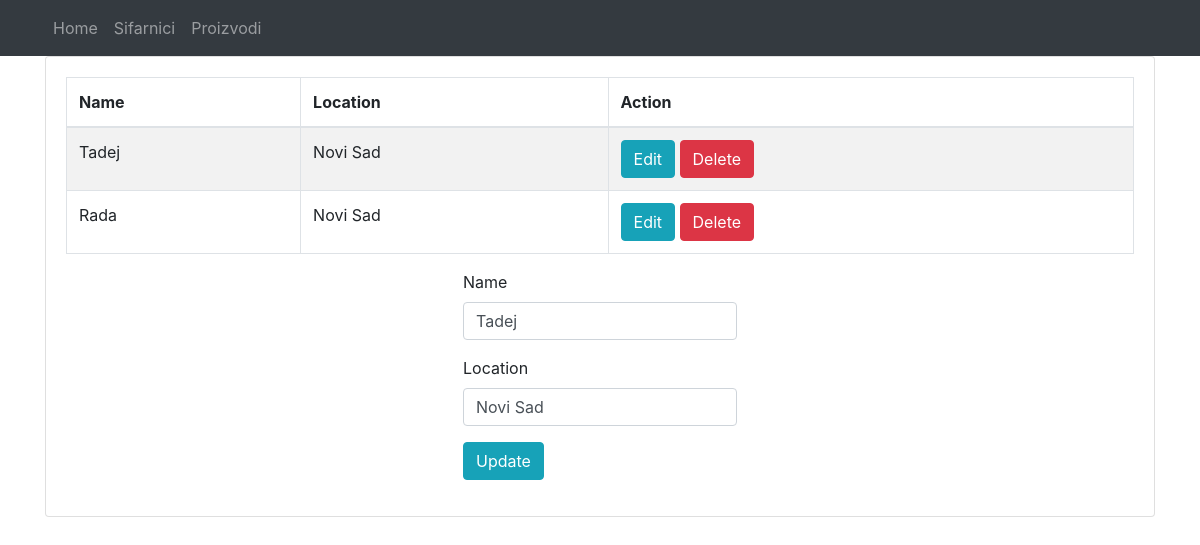
The page /index.php?edit=5 on the database its author committed.
### tables this page shows
CREATE TABLE `data` (
  `id` int(11) NOT NULL,
  `name` varchar(100) NOT NULL,
  `location` varchar(100) NOT NULL
);

### db/process.php (called while the page is built, shortened)
<?php
	$mysqli = new mysqli('localhost', 'root', '', 'crud') or die(mysqli_error($mysqli));
	if(isset($_GET['edit'])) {
		$id = $_GET['edit'];
		$update = true;
		$result = $mysqli->query("SELECT * FROM data WHERE id=$id") or die($mysqli->error());
		 if($result->num_rows) {
			$row = $result->fetch_array();
			$name = $row['name'];
			$location = $row['location'];
		}
	}
?>

### index.php (the view, shortened to what this page needs)
<!DOCTYPE html>
<html>
<head>
	<link rel="stylesheet" type="text/css" href="css/style.css">
	<link rel="stylesheet" type="text/css" href="css/bootstrap.min.css">
	<link rel="stylesheet" type="text/css" href="css/all.min.css">
</head>
<body>
	<header>
		<nav class="navbar navbar-expand-lg navbar-dark bg-dark">
			<div class="container">
				<div class="collapse navbar-collapse" id="navbarSupportedContent">
				    <ul class="navbar-nav">
				      <li class="nav-item">
				        <a class="nav-link" href="index.php">Home</a>
				      </li>
				      <li class="nav-item dropdown">
				        <a class="nav-link collapse-toggle" href="#" id="navbarDropdown" role="button" data-toggle="dropdown" aria-haspopup="true" aria-expanded="false">
				          Sifarnici
				        </a>
				      </li>
				       <li class="nav-item">
				        <a class="nav-link" href="proizvodi/pr.php">Proizvodi</a>
				      </li>
				    </ul>
			  	</div>
			</div>
		</nav>
	</header>
        <?php include 'db/process.php'; ?>
	<div class="container">
		<?php
			$mysqli = new mysqli('localhost', 'root', '', 'crud') or die(mysqli_error($mysqli));
			$result = $mysqli->query("SELECT * FROM data");
		?>
		<div class="card">
			<div class="card-body">
				<table class="table table-bordered table-striped">
					<thead>
						<tr>
							<th>Name</th>
							<th>Location</th>
							<th colspan="2">Action</th>
						</tr>
					</thead>
				<?php
				while ($row = $result->fetch_assoc()):
				?>
					<tr>
						<td><?php echo $row['name']; ?></td>
						<td><?php echo $row['location']; ?></td>
						<td>
							<a href="index.php?edit=<?php echo $row['id']; ?>" class="btn btn-info">
							Edit
							</a>
							<a href="db/process.php?delete=<?php echo $row['id']; ?>" class="btn btn-danger">
							Delete
							</a>
						</td>
					</tr>
				<?php endwhile; ?>
				</table>
				<div class="row justify-content-center">
					<form action="db/process.php" method="POST">
						<div class="form-group">
							<label>Name</label>
							<input type="text" name="name" class="form-control"
							value="<?php echo $name; ?>" placeholder="Enter your name">
						</div>
						<div class="form-group">
							<label>Location</label>
							<input type="text" name="location" class="form-control"
							value="<?php echo $location; ?>" placeholder="Enter your location">
						</div>
						<div class="form-group">
					<?php
						if ($update == true):
					?>
							<button type="submit" class="btn btn-info" name="update">Update</button>
					<?php else: ?>
							<button type="submit" class="btn btn-primary" name="save">Save</button>
					<?php endif; ?>
						</div>
					</form>
				</div>
			</div>
		</div>
	</div>
<?php include 'templates/footer.php'; ?>

### rows shown on the page
data: name "Tadej", location "Novi Sad"
data: name "Rada", location "Novi Sad"
